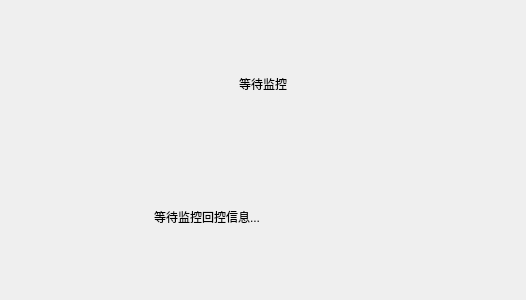
<?xml version="1.0" encoding="UTF-8"?>
<ui version="4.0">
 <class>FormAuth</class>
 <widget class="QWidget" name="FormAuth">
  <property name="geometry">
   <rect>
    <x>0</x>
    <y>0</y>
    <width>526</width>
    <height>300</height>
   </rect>
  </property>
  <property name="windowTitle">
   <string>Form</string>
  </property>
  <property name="Type" stdset="0">
   <string>firstWidget</string>
  </property>
  <layout class="QVBoxLayout" name="verticalLayout">
   <item>
    <widget class="QStackedWidget" name="stackedWidget">
     <property name="currentIndex">
      <number>0</number>
     </property>
     <property name="className" stdset="0">
      <string>fauthContent</string>
     </property>
     <widget class="QWidget" name="page">
      <layout class="QGridLayout" name="gridLayout">
       <item row="0" column="0" colspan="2">
        <widget class="QLabel" name="label">
         <property name="styleSheet">
          <string notr="true">font: bold 40pt &quot;simsun&quot;</string>
         </property>
         <property name="text">
          <string>等待监控</string>
         </property>
         <property name="alignment">
          <set>Qt::AlignCenter</set>
         </property>
         <property name="className" stdset="0">
          <string>Title</string>
         </property>
        </widget>
       </item>
       <item row="1" column="0">
        <widget class="QLabel" name="label_2">
         <property name="styleSheet">
          <string notr="true">font: bold 35pt &quot;simsun&quot;</string>
         </property>
         <property name="text">
          <string>等待监控回控信息...</string>
         </property>
         <property name="alignment">
          <set>Qt::AlignRight|Qt::AlignTrailing|Qt::AlignVCenter</set>
         </property>
         <property name="className" stdset="0">
          <string>fauthContent</string>
         </property>
        </widget>
       </item>
       <item row="1" column="1">
        <widget class="QLabel" name="label_3">
         <property name="styleSheet">
          <string notr="true">font: bold 35pt &quot;simsun&quot;</string>
         </property>
         <property name="text">
          <string/>
         </property>
         <property name="className" stdset="0">
          <string>fauthContent</string>
         </property>
        </widget>
       </item>
      </layout>
     </widget>
     <widget class="QWidget" name="page_2">
      <layout class="QGridLayout" name="gridLayout_2">
       <item row="0" column="1" colspan="2">
        <widget class="QLabel" name="label_4">
         <property name="styleSheet">
          <string notr="true">font: bold 40pt &quot;simsun&quot;</string>
         </property>
         <property name="text">
          <string>班长授权</string>
         </property>
         <property name="alignment">
          <set>Qt::AlignCenter</set>
         </property>
        </widget>
       </item>
       <item row="2" column="1">
        <widget class="QLabel" name="label_5">
         <property name="styleSheet">
          <string notr="true">font: bold 35pt &quot;simsun&quot;</string>
         </property>
         <property name="text">
          <string>工号：</string>
         </property>
        </widget>
       </item>
       <item row="2" column="2">
        <widget class="QLineEdit" name="lineEdit">
         <property name="styleSheet">
          <string notr="true">font: bold 35pt &quot;simsun&quot;</string>
         </property>
        </widget>
       </item>
       <item row="3" column="1">
        <widget class="QLabel" name="label_6">
         <property name="styleSheet">
          <string notr="true">font: bold 35pt &quot;simsun&quot;</string>
         </property>
         <property name="text">
          <string>密码：</string>
         </property>
        </widget>
       </item>
       <item row="3" column="2">
        <widget class="QLineEdit" name="lineEdit_2">
         <property name="styleSheet">
          <string notr="true">font: bold 35pt &quot;simsun&quot;</string>
         </property>
         <property name="echoMode">
          <enum>QLineEdit::Password</enum>
         </property>
        </widget>
       </item>
       <item row="4" column="2">
        <spacer name="verticalSpacer">
         <property name="orientation">
          <enum>Qt::Vertical</enum>
         </property>
         <property name="sizeHint" stdset="0">
          <size>
           <width>20</width>
           <height>40</height>
          </size>
         </property>
        </spacer>
       </item>
       <item row="1" column="1" colspan="2">
        <spacer name="verticalSpacer_2">
         <property name="orientation">
          <enum>Qt::Vertical</enum>
         </property>
         <property name="sizeHint" stdset="0">
          <size>
           <width>20</width>
           <height>40</height>
          </size>
         </property>
        </spacer>
       </item>
       <item row="2" column="0">
        <spacer name="horizontalSpacer">
         <property name="orientation">
          <enum>Qt::Horizontal</enum>
         </property>
         <property name="sizeHint" stdset="0">
          <size>
           <width>40</width>
           <height>20</height>
          </size>
         </property>
        </spacer>
       </item>
       <item row="2" column="3">
        <spacer name="horizontalSpacer_2">
         <property name="orientation">
          <enum>Qt::Horizontal</enum>
         </property>
         <property name="sizeHint" stdset="0">
          <size>
           <width>40</width>
           <height>20</height>
          </size>
         </property>
        </spacer>
       </item>
      </layout>
     </widget>
    </widget>
   </item>
  </layout>
 </widget>
 <resources/>
 <connections/>
</ui>
